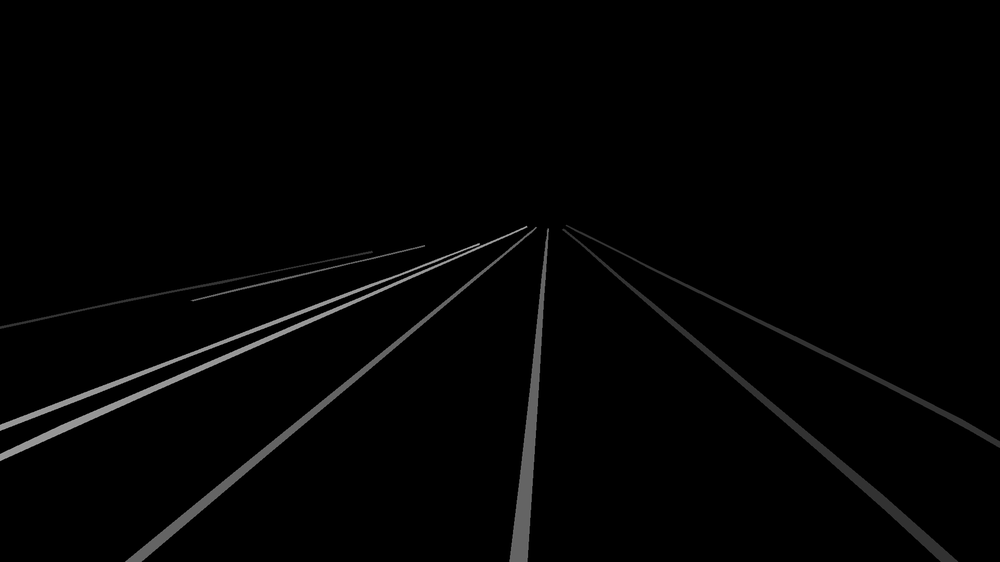
#> input picture test/output_image.png, 1000 x 562 px, shrunk from 1920 x 1080 before the run
$ python '监测.py'
#> lines starting #> are read from the running program, lines starting #| are printed output that depends on the picture
import cv2
import numpy as np

# 加载原始图像
original_img = cv2.imread('output_image.png')  # 替换为你的原始图像路径
#> original_img is the input picture: shape (562, 1000, 3); min 0, max 179, mean 3.1
edge_img = cv2.imread('canny_img.png', cv2.IMREAD_GRAYSCALE)
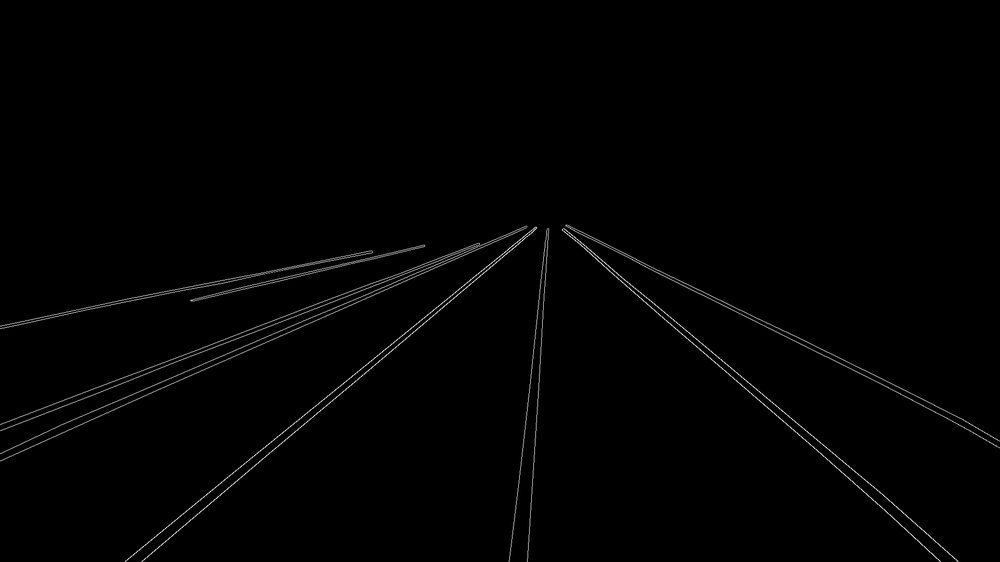
#> input picture test/canny_img.png, 1000 x 562 px, shrunk from 1920 x 1080 before the run
#> edge_img is the input picture: shape (562, 1000); min 0, max 216, mean 2.1

# 使用霍夫变换检测线条
# 调整霍夫变换的参数，以减少监测到的直线
# 参数minLineLength控制线的最小长度，参数maxLineGap控制允许的最大间隙
lines = cv2.HoughLinesP(edge_img, 1, np.pi / 180, 10, minLineLength=300, maxLineGap=50)
#> lines = 48 rows, first 6: [7, 447, 527, 226], [563, 224, 937, 561], [123, 561, 536, 227], [0, 328, 371, 250], [565, 222, 993, 440], [130, 559, 539, 227]

# 定义延伸长度
extension_length = 500

# 定义图像中心点坐标
height, width = original_img.shape[:2]
#> height = 562; width = 1000
center_x = width // 2
#> center_x = 500

# 存储距离中心点左侧最近的一条直线和距离中心点右侧最近的一条直线
closest_left_line = None
closest_right_line = None
min_left_distance = float('inf')
min_right_distance = float('inf')

# 存储第二近左侧的直线和第二近右侧的直线
second_closest_left_line = None
second_closest_right_line = None

# 循环遍历所有检测到的线，并找到距离中心点左侧最近和右侧最近的两条直线
for line in lines:
    x1, y1, x2, y2 = line[0]

    # 计算线段的中心点
    line_center_x = (x1 + x2) // 2

    # 计算线段中心点到图像中心的距离
    distance_to_center = abs(line_center_x - center_x)

    # 更新最近左侧直线的信息
    if line_center_x < center_x and distance_to_center < min_left_distance:
        second_closest_left_line = closest_left_line
        min_left_distance = distance_to_center
        closest_left_line = line

    # 更新最近右侧直线的信息
    elif line_center_x > center_x and distance_to_center < min_right_distance:
        second_closest_right_line = closest_right_line
        min_right_distance = distance_to_center
        closest_right_line = line
#> this loop made 48 passes
#> (x1, y1, x2, y2, line_center_x, distance_to_center, second_closest_right_line, min_right_distance) on passes 14, 19, 22, 33, 34: (529, 561, 546, 228, 537, 37, [[563, 224, 937, 561]], 37), (526, 561, 544, 229, 535, 35, [[529, 561, 546, 228]], 35), (509, 561, 550, 227, 529, 29, [[526, 561, 544, 229]], 29), (508, 561, 548, 229, 528, 28, [[509, 561, 550, 227]], 28), (506, 561, 547, 228, 526, 26, [[508, 561, 548, 229]], 26)
#> (x1, y1, x2, y2, line_center_x, distance_to_center, second_closest_left_line, min_left_distance) on passes 3, 6, 20, 30: (123, 561, 536, 227, 329, 171, [[7, 447, 527, 226]], 171), (130, 559, 539, 227, 334, 166, [[123, 561, 536, 227]], 166), (142, 561, 538, 229, 340, 160, [[130, 559, 539, 227]], 160), (183, 510, 535, 224, 359, 141, [[142, 561, 538, 229]], 141)
#> after the loop, min_left_distance = 141; min_right_distance = 26

# 绘制最近左侧的直线
if closest_left_line is not None:
    x1, y1, x2, y2 = closest_left_line[0]
#> x1 = 183; y1 = 510; x2 = 535; y2 = 224
    dx, dy = x2 - x1, y2 - y1
#> dx = 352; dy = -286
    extended_x1 = int(x1 - extension_length * dx / np.sqrt(dx**2 + dy**2))
#> extended_x1 = -205
    extended_y1 = int(y1 - extension_length * dy / np.sqrt(dx**2 + dy**2))
#> extended_y1 = 825
    extended_x2 = int(x2 + extension_length * dx / np.sqrt(dx**2 + dy**2))
#> extended_x2 = 923
    extended_y2 = int(y2 + extension_length * dy / np.sqrt(dx**2 + dy**2))
#> extended_y2 = -91
    cv2.line(original_img, (extended_x1, extended_y1), (extended_x2, extended_y2), (0, 255, 0), 2)

# 绘制最近右侧的直线
if closest_right_line is not None:
    x1, y1, x2, y2 = closest_right_line[0]
#> x1 = 506; y1 = 561; x2 = 547; y2 = 228
    dx, dy = x2 - x1, y2 - y1
#> dx = 41; dy = -333
    extended_x1 = int(x1 - extension_length * dx / np.sqrt(dx**2 + dy**2))
#> extended_x1 = 444
    extended_y1 = int(y1 - extension_length * dy / np.sqrt(dx**2 + dy**2))
#> extended_y1 = 1057
    extended_x2 = int(x2 + extension_length * dx / np.sqrt(dx**2 + dy**2))
#> extended_x2 = 608
    extended_y2 = int(y2 + extension_length * dy / np.sqrt(dx**2 + dy**2))
#> extended_y2 = -268
    cv2.line(original_img, (extended_x1, extended_y1), (extended_x2, extended_y2), (0, 255, 0), 2)

# 绘制第二近左侧的直线
if second_closest_left_line is not None and min_left_distance > 10:
    x1, y1, x2, y2 = second_closest_left_line[0]
#> x1 = 142; x2 = 538; y2 = 229
    dx, dy = x2 - x1, y2 - y1
#> dx = 396; dy = -332
    extended_x1 = int(x1 - extension_length * dx / np.sqrt(dx**2 + dy**2))
#> extended_x1 = -241
    extended_y1 = int(y1 - extension_length * dy / np.sqrt(dx**2 + dy**2))
#> extended_y1 = 882
    extended_x2 = int(x2 + extension_length * dx / np.sqrt(dx**2 + dy**2))
#> extended_x2 = 921
    extended_y2 = int(y2 + extension_length * dy / np.sqrt(dx**2 + dy**2))
#> extended_y2 = -92
    cv2.line(original_img, (extended_x1, extended_y1), (extended_x2, extended_y2), (0, 255, 0), 2)

# 绘制第二近右侧的直线
if second_closest_right_line is not None and min_right_distance > 10:
    x1, y1, x2, y2 = second_closest_right_line[0]
#> x1 = 508; x2 = 548
    dx, dy = x2 - x1, y2 - y1
#> dx = 40
    extended_x1 = int(x1 - extension_length * dx / np.sqrt(dx**2 + dy**2))
#> extended_x1 = 448
    extended_y1 = int(y1 - extension_length * dy / np.sqrt(dx**2 + dy**2))
#> extended_y1 = 1057
    extended_x2 = int(x2 + extension_length * dx / np.sqrt(dx**2 + dy**2))
#> extended_x2 = 607
    extended_y2 = int(y2 + extension_length * dy / np.sqrt(dx**2 + dy**2))
#> extended_y2 = -267
    cv2.line(original_img, (extended_x1, extended_y1), (extended_x2, extended_y2), (0, 255, 0), 2)
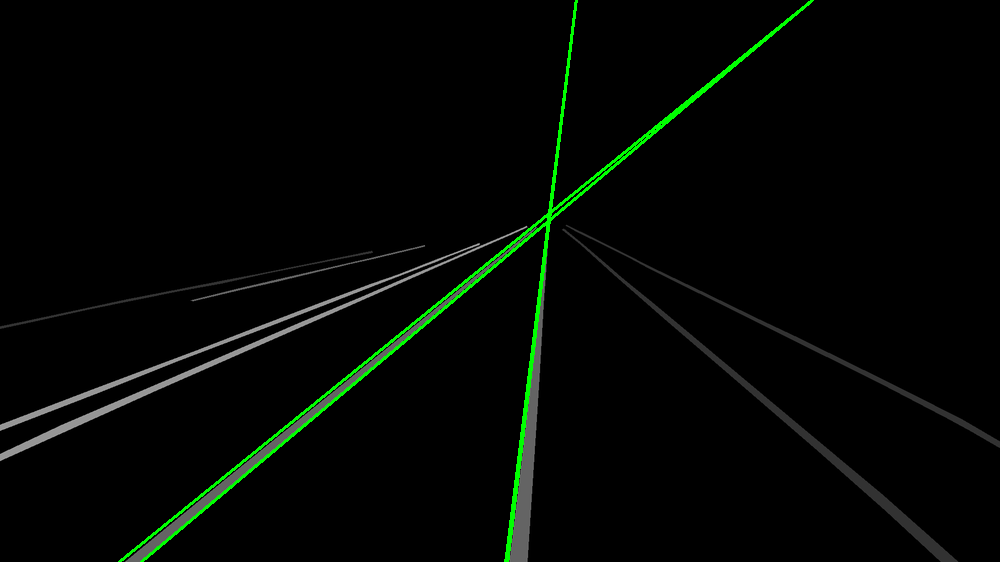
#> original_img: shape (562, 1000, 3); mean B, G, R 3, 6.3, 3

# 显示包含检测到的直线和延伸后线段的原始图像
cv2.imshow('Closest Lines and Extended Lines', original_img)
cv2.waitKey(0)
cv2.destroyAllWindows()
